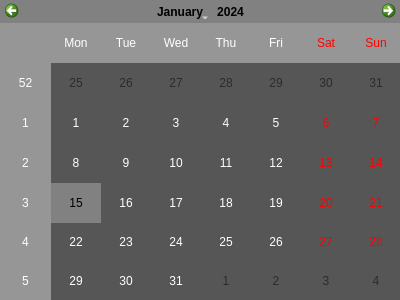
<?xml version="1.0" encoding="UTF-8"?>
<ui version="4.0">
 <class>dlgCalendar</class>
 <widget class="QDialog" name="dlgCalendar">
  <property name="windowModality">
   <enum>Qt::ApplicationModal</enum>
  </property>
  <property name="geometry">
   <rect>
    <x>0</x>
    <y>0</y>
    <width>400</width>
    <height>300</height>
   </rect>
  </property>
  <property name="sizePolicy">
   <sizepolicy hsizetype="Fixed" vsizetype="Fixed">
    <horstretch>0</horstretch>
    <verstretch>0</verstretch>
   </sizepolicy>
  </property>
  <property name="minimumSize">
   <size>
    <width>400</width>
    <height>300</height>
   </size>
  </property>
  <property name="maximumSize">
   <size>
    <width>400</width>
    <height>300</height>
   </size>
  </property>
  <property name="windowTitle">
   <string>Fecha de Alta</string>
  </property>
  <property name="windowIcon">
   <iconset resource="iconos.qrc">
    <normaloff>:/iconos/img/driver.ico</normaloff>:/iconos/img/driver.ico</iconset>
  </property>
  <widget class="QCalendarWidget" name="Calendar">
   <property name="geometry">
    <rect>
     <x>0</x>
     <y>0</y>
     <width>401</width>
     <height>301</height>
    </rect>
   </property>
   <property name="palette">
    <palette>
     <active>
      <colorrole role="WindowText">
       <brush brushstyle="SolidPattern">
        <color alpha="255">
         <red>255</red>
         <green>255</green>
         <blue>255</blue>
        </color>
       </brush>
      </colorrole>
      <colorrole role="Button">
       <brush brushstyle="SolidPattern">
        <color alpha="255">
         <red>86</red>
         <green>86</green>
         <blue>86</blue>
        </color>
       </brush>
      </colorrole>
      <colorrole role="Light">
       <brush brushstyle="SolidPattern">
        <color alpha="255">
         <red>129</red>
         <green>129</green>
         <blue>129</blue>
        </color>
       </brush>
      </colorrole>
      <colorrole role="Midlight">
       <brush brushstyle="SolidPattern">
        <color alpha="255">
         <red>107</red>
         <green>107</green>
         <blue>107</blue>
        </color>
       </brush>
      </colorrole>
      <colorrole role="Dark">
       <brush brushstyle="SolidPattern">
        <color alpha="255">
         <red>43</red>
         <green>43</green>
         <blue>43</blue>
        </color>
       </brush>
      </colorrole>
      <colorrole role="Mid">
       <brush brushstyle="SolidPattern">
        <color alpha="255">
         <red>57</red>
         <green>57</green>
         <blue>57</blue>
        </color>
       </brush>
      </colorrole>
      <colorrole role="Text">
       <brush brushstyle="SolidPattern">
        <color alpha="255">
         <red>255</red>
         <green>255</green>
         <blue>255</blue>
        </color>
       </brush>
      </colorrole>
      <colorrole role="BrightText">
       <brush brushstyle="SolidPattern">
        <color alpha="255">
         <red>255</red>
         <green>255</green>
         <blue>255</blue>
        </color>
       </brush>
      </colorrole>
      <colorrole role="ButtonText">
       <brush brushstyle="SolidPattern">
        <color alpha="255">
         <red>255</red>
         <green>255</green>
         <blue>255</blue>
        </color>
       </brush>
      </colorrole>
      <colorrole role="Base">
       <brush brushstyle="SolidPattern">
        <color alpha="255">
         <red>86</red>
         <green>86</green>
         <blue>86</blue>
        </color>
       </brush>
      </colorrole>
      <colorrole role="Window">
       <brush brushstyle="SolidPattern">
        <color alpha="255">
         <red>86</red>
         <green>86</green>
         <blue>86</blue>
        </color>
       </brush>
      </colorrole>
      <colorrole role="Shadow">
       <brush brushstyle="SolidPattern">
        <color alpha="255">
         <red>0</red>
         <green>0</green>
         <blue>0</blue>
        </color>
       </brush>
      </colorrole>
      <colorrole role="Highlight">
       <brush brushstyle="SolidPattern">
        <color alpha="255">
         <red>129</red>
         <green>129</green>
         <blue>129</blue>
        </color>
       </brush>
      </colorrole>
      <colorrole role="HighlightedText">
       <brush brushstyle="SolidPattern">
        <color alpha="255">
         <red>0</red>
         <green>0</green>
         <blue>0</blue>
        </color>
       </brush>
      </colorrole>
      <colorrole role="AlternateBase">
       <brush brushstyle="SolidPattern">
        <color alpha="255">
         <red>150</red>
         <green>150</green>
         <blue>150</blue>
        </color>
       </brush>
      </colorrole>
      <colorrole role="ToolTipBase">
       <brush brushstyle="SolidPattern">
        <color alpha="255">
         <red>255</red>
         <green>255</green>
         <blue>220</blue>
        </color>
       </brush>
      </colorrole>
      <colorrole role="ToolTipText">
       <brush brushstyle="SolidPattern">
        <color alpha="255">
         <red>0</red>
         <green>0</green>
         <blue>0</blue>
        </color>
       </brush>
      </colorrole>
     </active>
     <inactive>
      <colorrole role="WindowText">
       <brush brushstyle="SolidPattern">
        <color alpha="255">
         <red>255</red>
         <green>255</green>
         <blue>255</blue>
        </color>
       </brush>
      </colorrole>
      <colorrole role="Button">
       <brush brushstyle="SolidPattern">
        <color alpha="255">
         <red>86</red>
         <green>86</green>
         <blue>86</blue>
        </color>
       </brush>
      </colorrole>
      <colorrole role="Light">
       <brush brushstyle="SolidPattern">
        <color alpha="255">
         <red>129</red>
         <green>129</green>
         <blue>129</blue>
        </color>
       </brush>
      </colorrole>
      <colorrole role="Midlight">
       <brush brushstyle="SolidPattern">
        <color alpha="255">
         <red>107</red>
         <green>107</green>
         <blue>107</blue>
        </color>
       </brush>
      </colorrole>
      <colorrole role="Dark">
       <brush brushstyle="SolidPattern">
        <color alpha="255">
         <red>43</red>
         <green>43</green>
         <blue>43</blue>
        </color>
       </brush>
      </colorrole>
      <colorrole role="Mid">
       <brush brushstyle="SolidPattern">
        <color alpha="255">
         <red>57</red>
         <green>57</green>
         <blue>57</blue>
        </color>
       </brush>
      </colorrole>
      <colorrole role="Text">
       <brush brushstyle="SolidPattern">
        <color alpha="255">
         <red>255</red>
         <green>255</green>
         <blue>255</blue>
        </color>
       </brush>
      </colorrole>
      <colorrole role="BrightText">
       <brush brushstyle="SolidPattern">
        <color alpha="255">
         <red>255</red>
         <green>255</green>
         <blue>255</blue>
        </color>
       </brush>
      </colorrole>
      <colorrole role="ButtonText">
       <brush brushstyle="SolidPattern">
        <color alpha="255">
         <red>255</red>
         <green>255</green>
         <blue>255</blue>
        </color>
       </brush>
      </colorrole>
      <colorrole role="Base">
       <brush brushstyle="SolidPattern">
        <color alpha="255">
         <red>86</red>
         <green>86</green>
         <blue>86</blue>
        </color>
       </brush>
      </colorrole>
      <colorrole role="Window">
       <brush brushstyle="SolidPattern">
        <color alpha="255">
         <red>86</red>
         <green>86</green>
         <blue>86</blue>
        </color>
       </brush>
      </colorrole>
      <colorrole role="Shadow">
       <brush brushstyle="SolidPattern">
        <color alpha="255">
         <red>0</red>
         <green>0</green>
         <blue>0</blue>
        </color>
       </brush>
      </colorrole>
      <colorrole role="Highlight">
       <brush brushstyle="SolidPattern">
        <color alpha="255">
         <red>129</red>
         <green>129</green>
         <blue>129</blue>
        </color>
       </brush>
      </colorrole>
      <colorrole role="HighlightedText">
       <brush brushstyle="SolidPattern">
        <color alpha="255">
         <red>0</red>
         <green>0</green>
         <blue>0</blue>
        </color>
       </brush>
      </colorrole>
      <colorrole role="AlternateBase">
       <brush brushstyle="SolidPattern">
        <color alpha="255">
         <red>150</red>
         <green>150</green>
         <blue>150</blue>
        </color>
       </brush>
      </colorrole>
      <colorrole role="ToolTipBase">
       <brush brushstyle="SolidPattern">
        <color alpha="255">
         <red>255</red>
         <green>255</green>
         <blue>220</blue>
        </color>
       </brush>
      </colorrole>
      <colorrole role="ToolTipText">
       <brush brushstyle="SolidPattern">
        <color alpha="255">
         <red>0</red>
         <green>0</green>
         <blue>0</blue>
        </color>
       </brush>
      </colorrole>
     </inactive>
     <disabled>
      <colorrole role="WindowText">
       <brush brushstyle="SolidPattern">
        <color alpha="255">
         <red>43</red>
         <green>43</green>
         <blue>43</blue>
        </color>
       </brush>
      </colorrole>
      <colorrole role="Button">
       <brush brushstyle="SolidPattern">
        <color alpha="255">
         <red>86</red>
         <green>86</green>
         <blue>86</blue>
        </color>
       </brush>
      </colorrole>
      <colorrole role="Light">
       <brush brushstyle="SolidPattern">
        <color alpha="255">
         <red>129</red>
         <green>129</green>
         <blue>129</blue>
        </color>
       </brush>
      </colorrole>
      <colorrole role="Midlight">
       <brush brushstyle="SolidPattern">
        <color alpha="255">
         <red>107</red>
         <green>107</green>
         <blue>107</blue>
        </color>
       </brush>
      </colorrole>
      <colorrole role="Dark">
       <brush brushstyle="SolidPattern">
        <color alpha="255">
         <red>43</red>
         <green>43</green>
         <blue>43</blue>
        </color>
       </brush>
      </colorrole>
      <colorrole role="Mid">
       <brush brushstyle="SolidPattern">
        <color alpha="255">
         <red>57</red>
         <green>57</green>
         <blue>57</blue>
        </color>
       </brush>
      </colorrole>
      <colorrole role="Text">
       <brush brushstyle="SolidPattern">
        <color alpha="255">
         <red>43</red>
         <green>43</green>
         <blue>43</blue>
        </color>
       </brush>
      </colorrole>
      <colorrole role="BrightText">
       <brush brushstyle="SolidPattern">
        <color alpha="255">
         <red>255</red>
         <green>255</green>
         <blue>255</blue>
        </color>
       </brush>
      </colorrole>
      <colorrole role="ButtonText">
       <brush brushstyle="SolidPattern">
        <color alpha="255">
         <red>43</red>
         <green>43</green>
         <blue>43</blue>
        </color>
       </brush>
      </colorrole>
      <colorrole role="Base">
       <brush brushstyle="SolidPattern">
        <color alpha="255">
         <red>86</red>
         <green>86</green>
         <blue>86</blue>
        </color>
       </brush>
      </colorrole>
      <colorrole role="Window">
       <brush brushstyle="SolidPattern">
        <color alpha="255">
         <red>86</red>
         <green>86</green>
         <blue>86</blue>
        </color>
       </brush>
      </colorrole>
      <colorrole role="Shadow">
       <brush brushstyle="SolidPattern">
        <color alpha="255">
         <red>0</red>
         <green>0</green>
         <blue>0</blue>
        </color>
       </brush>
      </colorrole>
      <colorrole role="Highlight">
       <brush brushstyle="SolidPattern">
        <color alpha="255">
         <red>0</red>
         <green>120</green>
         <blue>215</blue>
        </color>
       </brush>
      </colorrole>
      <colorrole role="HighlightedText">
       <brush brushstyle="SolidPattern">
        <color alpha="255">
         <red>0</red>
         <green>0</green>
         <blue>0</blue>
        </color>
       </brush>
      </colorrole>
      <colorrole role="AlternateBase">
       <brush brushstyle="SolidPattern">
        <color alpha="255">
         <red>150</red>
         <green>150</green>
         <blue>150</blue>
        </color>
       </brush>
      </colorrole>
      <colorrole role="ToolTipBase">
       <brush brushstyle="SolidPattern">
        <color alpha="255">
         <red>255</red>
         <green>255</green>
         <blue>220</blue>
        </color>
       </brush>
      </colorrole>
      <colorrole role="ToolTipText">
       <brush brushstyle="SolidPattern">
        <color alpha="255">
         <red>0</red>
         <green>0</green>
         <blue>0</blue>
        </color>
       </brush>
      </colorrole>
     </disabled>
    </palette>
   </property>
  </widget>
 </widget>
 <resources>
  <include location="iconos.qrc"/>
 </resources>
 <connections/>
</ui>
